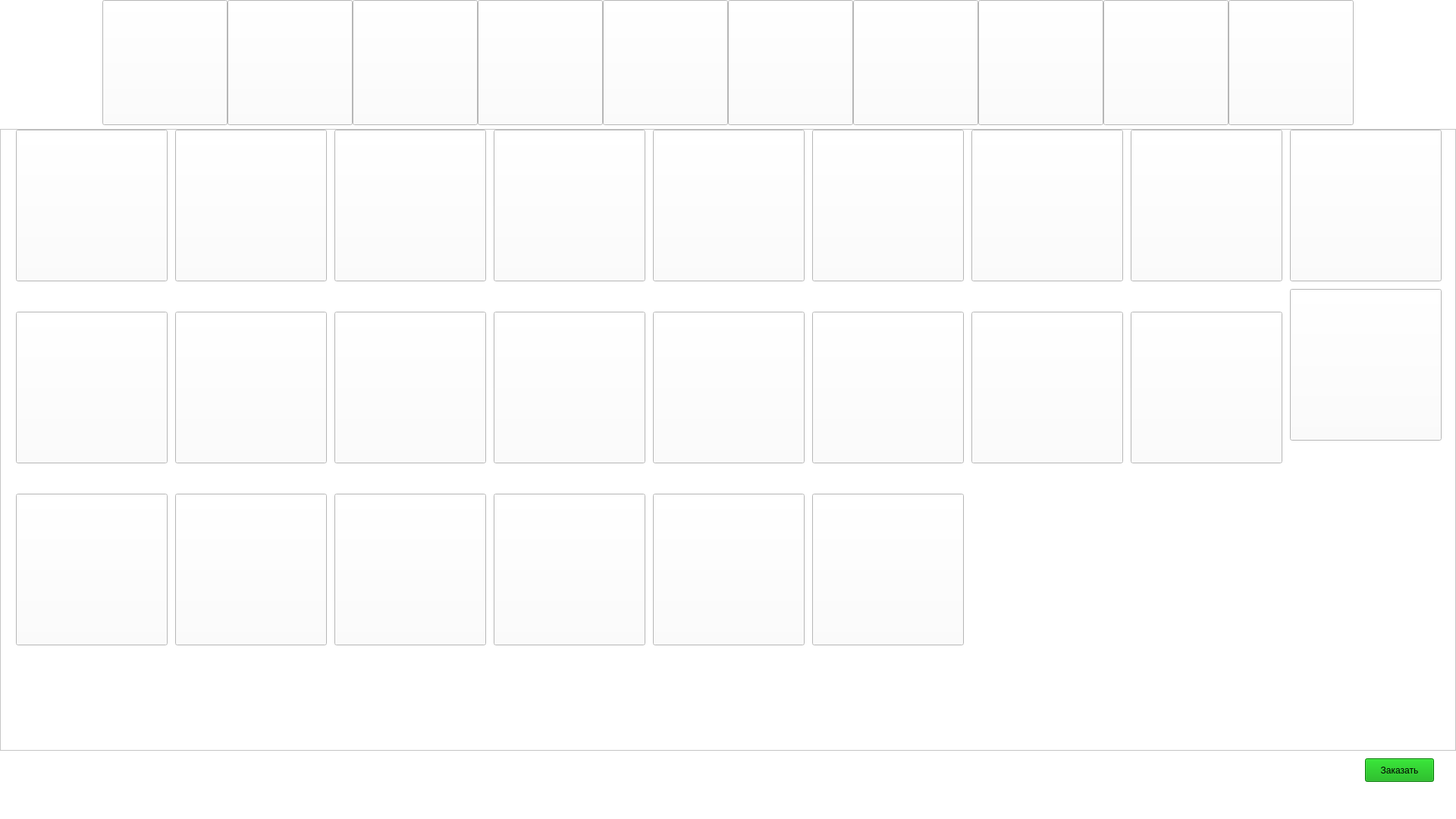
<?xml version="1.0" encoding="UTF-8"?>
<ui version="4.0">
 <class>MainWindow</class>
 <widget class="QMainWindow" name="MainWindow">
  <property name="geometry">
   <rect>
    <x>0</x>
    <y>0</y>
    <width>1920</width>
    <height>1080</height>
   </rect>
  </property>
  <property name="windowTitle">
   <string>MainWindow</string>
  </property>
  <property name="styleSheet">
   <string notr="true">background-color: rgb(255, 255, 255)</string>
  </property>
  <property name="animated">
   <bool>true</bool>
  </property>
  <widget class="QWidget" name="centralwidget">
   <widget class="QPushButton" name="breakfast">
    <property name="geometry">
     <rect>
      <x>135</x>
      <y>0</y>
      <width>165</width>
      <height>165</height>
     </rect>
    </property>
    <property name="text">
     <string/>
    </property>
    <property name="icon">
     <iconset>
      <normaloff>breakfast_300x300 category-panel-left-desktop.jpeg</normaloff>breakfast_300x300 category-panel-left-desktop.jpeg</iconset>
    </property>
    <property name="iconSize">
     <size>
      <width>300</width>
      <height>300</height>
     </size>
    </property>
    <property name="shortcut">
     <string/>
    </property>
    <property name="autoDefault">
     <bool>false</bool>
    </property>
    <property name="default">
     <bool>false</bool>
    </property>
    <property name="flat">
     <bool>false</bool>
    </property>
   </widget>
   <widget class="QPushButton" name="burgers">
    <property name="geometry">
     <rect>
      <x>300</x>
      <y>0</y>
      <width>165</width>
      <height>165</height>
     </rect>
    </property>
    <property name="text">
     <string/>
    </property>
    <property name="icon">
     <iconset>
      <normaloff>burgers_300x300 category-panel-left-desktop.jpeg</normaloff>burgers_300x300 category-panel-left-desktop.jpeg</iconset>
    </property>
    <property name="iconSize">
     <size>
      <width>300</width>
      <height>300</height>
     </size>
    </property>
    <property name="shortcut">
     <string/>
    </property>
    <property name="autoDefault">
     <bool>false</bool>
    </property>
    <property name="default">
     <bool>false</bool>
    </property>
   </widget>
   <widget class="QPushButton" name="ChickenFishSandwiches">
    <property name="geometry">
     <rect>
      <x>465</x>
      <y>0</y>
      <width>165</width>
      <height>165</height>
     </rect>
    </property>
    <property name="text">
     <string/>
    </property>
    <property name="icon">
     <iconset>
      <normaloff>nav_chickenfishsandwiches_160x160 category-panel-left-desktop.jpeg</normaloff>nav_chickenfishsandwiches_160x160 category-panel-left-desktop.jpeg</iconset>
    </property>
    <property name="iconSize">
     <size>
      <width>300</width>
      <height>300</height>
     </size>
    </property>
    <property name="shortcut">
     <string/>
    </property>
    <property name="autoDefault">
     <bool>false</bool>
    </property>
    <property name="default">
     <bool>false</bool>
    </property>
   </widget>
   <widget class="QPushButton" name="McNuggetsAndMeals">
    <property name="geometry">
     <rect>
      <x>630</x>
      <y>0</y>
      <width>165</width>
      <height>165</height>
     </rect>
    </property>
    <property name="text">
     <string/>
    </property>
    <property name="icon">
     <iconset>
      <normaloff>nav_mcnuggetscombo_160x160 category-panel-left-desktop.jpeg</normaloff>nav_mcnuggetscombo_160x160 category-panel-left-desktop.jpeg</iconset>
    </property>
    <property name="iconSize">
     <size>
      <width>300</width>
      <height>300</height>
     </size>
    </property>
    <property name="shortcut">
     <string/>
    </property>
    <property name="autoDefault">
     <bool>false</bool>
    </property>
    <property name="default">
     <bool>false</bool>
    </property>
   </widget>
   <widget class="QPushButton" name="HappyMeal">
    <property name="geometry">
     <rect>
      <x>960</x>
      <y>0</y>
      <width>165</width>
      <height>165</height>
     </rect>
    </property>
    <property name="text">
     <string/>
    </property>
    <property name="icon">
     <iconset>
      <normaloff>nav_happy_meal_160x160 category-panel-left-desktop.jpeg</normaloff>nav_happy_meal_160x160 category-panel-left-desktop.jpeg</iconset>
    </property>
    <property name="iconSize">
     <size>
      <width>300</width>
      <height>300</height>
     </size>
    </property>
    <property name="shortcut">
     <string/>
    </property>
    <property name="autoDefault">
     <bool>false</bool>
    </property>
    <property name="default">
     <bool>false</bool>
    </property>
   </widget>
   <widget class="QPushButton" name="FriesSides">
    <property name="geometry">
     <rect>
      <x>795</x>
      <y>0</y>
      <width>165</width>
      <height>165</height>
     </rect>
    </property>
    <property name="text">
     <string/>
    </property>
    <property name="icon">
     <iconset>
      <normaloff>snacks_sides_300x300 category-panel-left-desktop.jpeg</normaloff>snacks_sides_300x300 category-panel-left-desktop.jpeg</iconset>
    </property>
    <property name="iconSize">
     <size>
      <width>300</width>
      <height>300</height>
     </size>
    </property>
    <property name="shortcut">
     <string/>
    </property>
    <property name="autoDefault">
     <bool>false</bool>
    </property>
    <property name="default">
     <bool>false</bool>
    </property>
   </widget>
   <widget class="QPushButton" name="McCafeCoffees">
    <property name="geometry">
     <rect>
      <x>1125</x>
      <y>0</y>
      <width>165</width>
      <height>165</height>
     </rect>
    </property>
    <property name="text">
     <string/>
    </property>
    <property name="icon">
     <iconset>
      <normaloff>mccafe_300x300 category-panel-left-desktop.jpeg</normaloff>mccafe_300x300 category-panel-left-desktop.jpeg</iconset>
    </property>
    <property name="iconSize">
     <size>
      <width>300</width>
      <height>300</height>
     </size>
    </property>
    <property name="shortcut">
     <string/>
    </property>
    <property name="autoDefault">
     <bool>false</bool>
    </property>
    <property name="default">
     <bool>false</bool>
    </property>
   </widget>
   <widget class="QPushButton" name="McCafeBakery">
    <property name="geometry">
     <rect>
      <x>1290</x>
      <y>0</y>
      <width>165</width>
      <height>165</height>
     </rect>
    </property>
    <property name="text">
     <string/>
    </property>
    <property name="icon">
     <iconset>
      <normaloff>Menu_LeftRail_mcd-160x160 category-panel-left-desktop.jpeg</normaloff>Menu_LeftRail_mcd-160x160 category-panel-left-desktop.jpeg</iconset>
    </property>
    <property name="iconSize">
     <size>
      <width>300</width>
      <height>300</height>
     </size>
    </property>
    <property name="shortcut">
     <string/>
    </property>
    <property name="autoDefault">
     <bool>false</bool>
    </property>
    <property name="default">
     <bool>false</bool>
    </property>
   </widget>
   <widget class="QPushButton" name="SweetsTreats">
    <property name="geometry">
     <rect>
      <x>1455</x>
      <y>0</y>
      <width>165</width>
      <height>165</height>
     </rect>
    </property>
    <property name="text">
     <string/>
    </property>
    <property name="icon">
     <iconset>
      <normaloff>desserts_shakes_300x300 category-panel-left-desktop.jpeg</normaloff>desserts_shakes_300x300 category-panel-left-desktop.jpeg</iconset>
    </property>
    <property name="iconSize">
     <size>
      <width>300</width>
      <height>300</height>
     </size>
    </property>
    <property name="shortcut">
     <string/>
    </property>
    <property name="autoDefault">
     <bool>false</bool>
    </property>
    <property name="default">
     <bool>false</bool>
    </property>
   </widget>
   <widget class="QPushButton" name="beverages">
    <property name="geometry">
     <rect>
      <x>1620</x>
      <y>0</y>
      <width>165</width>
      <height>165</height>
     </rect>
    </property>
    <property name="text">
     <string/>
    </property>
    <property name="icon">
     <iconset>
      <normaloff>drinks_300x300 category-panel-left-desktop.jpeg</normaloff>drinks_300x300 category-panel-left-desktop.jpeg</iconset>
    </property>
    <property name="iconSize">
     <size>
      <width>300</width>
      <height>300</height>
     </size>
    </property>
    <property name="shortcut">
     <string/>
    </property>
    <property name="autoDefault">
     <bool>false</bool>
    </property>
    <property name="default">
     <bool>false</bool>
    </property>
   </widget>
   <widget class="QScrollArea" name="scrollArea">
    <property name="geometry">
     <rect>
      <x>0</x>
      <y>170</y>
      <width>1920</width>
      <height>820</height>
     </rect>
    </property>
    <property name="widgetResizable">
     <bool>true</bool>
    </property>
    <widget class="QWidget" name="scrollAreaWidgetContents">
     <property name="geometry">
      <rect>
       <x>0</x>
       <y>0</y>
       <width>1918</width>
       <height>818</height>
      </rect>
     </property>
     <widget class="QPushButton" name="BaconEggCheeseBiscuit">
      <property name="geometry">
       <rect>
        <x>20</x>
        <y>0</y>
        <width>200</width>
        <height>200</height>
       </rect>
      </property>
      <property name="text">
       <string notr="true"/>
      </property>
      <property name="icon">
       <iconset>
        <normaloff>t-mcdonalds-Bacon-Egg-Cheese-Biscuit-Regular-Size-Biscuit-1 1-4-product-tile-desktop.jpeg</normaloff>t-mcdonalds-Bacon-Egg-Cheese-Biscuit-Regular-Size-Biscuit-1 1-4-product-tile-desktop.jpeg</iconset>
      </property>
      <property name="iconSize">
       <size>
        <width>200</width>
        <height>200</height>
       </size>
      </property>
     </widget>
     <widget class="QPushButton" name="SausageBurrito">
      <property name="geometry">
       <rect>
        <x>860</x>
        <y>240</y>
        <width>200</width>
        <height>200</height>
       </rect>
      </property>
      <property name="text">
       <string notr="true"/>
      </property>
      <property name="icon">
       <iconset>
        <normaloff>t-mcdonalds-Sausage-Burrito-1 1-4-product-tile-desktop.jpeg</normaloff>t-mcdonalds-Sausage-Burrito-1 1-4-product-tile-desktop.jpeg</iconset>
      </property>
      <property name="iconSize">
       <size>
        <width>200</width>
        <height>200</height>
       </size>
      </property>
     </widget>
     <widget class="QPushButton" name="HashBrowns">
      <property name="geometry">
       <rect>
        <x>1070</x>
        <y>240</y>
        <width>200</width>
        <height>200</height>
       </rect>
      </property>
      <property name="text">
       <string notr="true"/>
      </property>
      <property name="icon">
       <iconset>
        <normaloff>t-mcdonalds-HASH-BROWNS-1 1-4-product-tile-desktop.jpeg</normaloff>t-mcdonalds-HASH-BROWNS-1 1-4-product-tile-desktop.jpeg</iconset>
      </property>
      <property name="iconSize">
       <size>
        <width>200</width>
        <height>200</height>
       </size>
      </property>
     </widget>
     <widget class="QPushButton" name="FruitMapleOatmeal">
      <property name="geometry">
       <rect>
        <x>1280</x>
        <y>240</y>
        <width>200</width>
        <height>200</height>
       </rect>
      </property>
      <property name="text">
       <string notr="true"/>
      </property>
      <property name="icon">
       <iconset>
        <normaloff>t-mcdonalds-Fruit-Maple-Oatmeal-1 1-4-product-tile-desktop.jpeg</normaloff>t-mcdonalds-Fruit-Maple-Oatmeal-1 1-4-product-tile-desktop.jpeg</iconset>
      </property>
      <property name="iconSize">
       <size>
        <width>200</width>
        <height>200</height>
       </size>
      </property>
     </widget>
     <widget class="QPushButton" name="EggMcMuffinMeal">
      <property name="geometry">
       <rect>
        <x>1490</x>
        <y>240</y>
        <width>200</width>
        <height>200</height>
       </rect>
      </property>
      <property name="text">
       <string notr="true"/>
      </property>
      <property name="icon">
       <iconset>
        <normaloff>h-mcdonalds-Egg-McMuffin-Extra-Value-Meals 1-4-product-tile-desktop.jpeg</normaloff>h-mcdonalds-Egg-McMuffin-Extra-Value-Meals 1-4-product-tile-desktop.jpeg</iconset>
      </property>
      <property name="iconSize">
       <size>
        <width>200</width>
        <height>200</height>
       </size>
      </property>
     </widget>
     <widget class="QPushButton" name="SausageMcMuffinWithEggMeal">
      <property name="geometry">
       <rect>
        <x>1700</x>
        <y>210</y>
        <width>200</width>
        <height>200</height>
       </rect>
      </property>
      <property name="text">
       <string notr="true"/>
      </property>
      <property name="icon">
       <iconset>
        <normaloff>h-mcdonalds-Sausage-McMuffin-with-Egg-Extra-Value-Meals 1-4-product-tile-desktop.jpeg</normaloff>h-mcdonalds-Sausage-McMuffin-with-Egg-Extra-Value-Meals 1-4-product-tile-desktop.jpeg</iconset>
      </property>
      <property name="iconSize">
       <size>
        <width>200</width>
        <height>200</height>
       </size>
      </property>
     </widget>
     <widget class="QPushButton" name="BigBreakfastWithHotcakes">
      <property name="geometry">
       <rect>
        <x>230</x>
        <y>240</y>
        <width>200</width>
        <height>200</height>
       </rect>
      </property>
      <property name="text">
       <string notr="true"/>
      </property>
      <property name="icon">
       <iconset>
        <normaloff>t-mcdonalds-Big-Breakfast-with-Hotcakes-Regular-Size-Biscuit-1 1-4-product-tile-desktop.jpeg</normaloff>t-mcdonalds-Big-Breakfast-with-Hotcakes-Regular-Size-Biscuit-1 1-4-product-tile-desktop.jpeg</iconset>
      </property>
      <property name="iconSize">
       <size>
        <width>200</width>
        <height>200</height>
       </size>
      </property>
     </widget>
     <widget class="QPushButton" name="BigBreakfast">
      <property name="geometry">
       <rect>
        <x>20</x>
        <y>240</y>
        <width>200</width>
        <height>200</height>
       </rect>
      </property>
      <property name="text">
       <string notr="true"/>
      </property>
      <property name="icon">
       <iconset>
        <normaloff>s-mcdonalds-Big-Breakfast-Regular-Size-Biscuit-1 1-4-product-tile-desktop.jpeg</normaloff>s-mcdonalds-Big-Breakfast-Regular-Size-Biscuit-1 1-4-product-tile-desktop.jpeg</iconset>
      </property>
      <property name="iconSize">
       <size>
        <width>200</width>
        <height>200</height>
       </size>
      </property>
     </widget>
     <widget class="QPushButton" name="SausageMcMuffinWithEgg">
      <property name="geometry">
       <rect>
        <x>650</x>
        <y>0</y>
        <width>200</width>
        <height>200</height>
       </rect>
      </property>
      <property name="text">
       <string notr="true"/>
      </property>
      <property name="icon">
       <iconset>
        <normaloff>t-mcdonalds-Sausage-McMuffin-with-Egg 1-4-product-tile-desktop.jpeg</normaloff>t-mcdonalds-Sausage-McMuffin-with-Egg 1-4-product-tile-desktop.jpeg</iconset>
      </property>
      <property name="iconSize">
       <size>
        <width>200</width>
        <height>200</height>
       </size>
      </property>
     </widget>
     <widget class="QPushButton" name="SausageMcMuffin">
      <property name="geometry">
       <rect>
        <x>440</x>
        <y>0</y>
        <width>200</width>
        <height>200</height>
       </rect>
      </property>
      <property name="text">
       <string notr="true"/>
      </property>
      <property name="icon">
       <iconset>
        <normaloff>t-mcdonalds-Sausage-McMuffin 1-4-product-tile-desktop.jpeg</normaloff>t-mcdonalds-Sausage-McMuffin 1-4-product-tile-desktop.jpeg</iconset>
      </property>
      <property name="iconSize">
       <size>
        <width>200</width>
        <height>200</height>
       </size>
      </property>
     </widget>
     <widget class="QPushButton" name="BaconEggCheeseMcGriddles">
      <property name="geometry">
       <rect>
        <x>1280</x>
        <y>0</y>
        <width>200</width>
        <height>200</height>
       </rect>
      </property>
      <property name="text">
       <string notr="true"/>
      </property>
      <property name="icon">
       <iconset>
        <normaloff>t-mcdonalds-Bacon-Egg-Cheese-McGriddles 1-4-product-tile-desktop.jpeg</normaloff>t-mcdonalds-Bacon-Egg-Cheese-McGriddles 1-4-product-tile-desktop.jpeg</iconset>
      </property>
      <property name="iconSize">
       <size>
        <width>200</width>
        <height>200</height>
       </size>
      </property>
     </widget>
     <widget class="QPushButton" name="SausageBiscuitWithEgg">
      <property name="geometry">
       <rect>
        <x>1070</x>
        <y>0</y>
        <width>200</width>
        <height>200</height>
       </rect>
      </property>
      <property name="text">
       <string notr="true"/>
      </property>
      <property name="icon">
       <iconset>
        <normaloff>t-mcdonalds-Sausage-Biscuit-with-Egg-Regular-Size-Biscuit-1 1-4-product-tile-desktop.jpeg</normaloff>t-mcdonalds-Sausage-Biscuit-with-Egg-Regular-Size-Biscuit-1 1-4-product-tile-desktop.jpeg</iconset>
      </property>
      <property name="iconSize">
       <size>
        <width>200</width>
        <height>200</height>
       </size>
      </property>
     </widget>
     <widget class="QPushButton" name="SausageEggCheeseMcGriddles">
      <property name="geometry">
       <rect>
        <x>1700</x>
        <y>0</y>
        <width>200</width>
        <height>200</height>
       </rect>
      </property>
      <property name="text">
       <string notr="true"/>
      </property>
      <property name="icon">
       <iconset>
        <normaloff>t-mcdonalds-Sausage-Egg-Cheese-McGriddles-1 1-4-product-tile-desktop.jpeg</normaloff>t-mcdonalds-Sausage-Egg-Cheese-McGriddles-1 1-4-product-tile-desktop.jpeg</iconset>
      </property>
      <property name="iconSize">
       <size>
        <width>200</width>
        <height>200</height>
       </size>
      </property>
     </widget>
     <widget class="QPushButton" name="Hotcakes">
      <property name="geometry">
       <rect>
        <x>440</x>
        <y>240</y>
        <width>200</width>
        <height>200</height>
       </rect>
      </property>
      <property name="text">
       <string notr="true"/>
      </property>
      <property name="icon">
       <iconset>
        <normaloff>t-mcdonalds-Hotcakes 1-4-product-tile-desktop.jpeg</normaloff>t-mcdonalds-Hotcakes 1-4-product-tile-desktop.jpeg</iconset>
      </property>
      <property name="iconSize">
       <size>
        <width>200</width>
        <height>200</height>
       </size>
      </property>
     </widget>
     <widget class="QPushButton" name="BaconEggCheeseMcGriddlesMeal">
      <property name="geometry">
       <rect>
        <x>440</x>
        <y>480</y>
        <width>200</width>
        <height>200</height>
       </rect>
      </property>
      <property name="text">
       <string notr="true"/>
      </property>
      <property name="icon">
       <iconset>
        <normaloff>h-mcdonalds-Bacon-Egg-Cheese-McGriddles-Extra-Value-Meals 1-4-product-tile-desktop.jpeg</normaloff>h-mcdonalds-Bacon-Egg-Cheese-McGriddles-Extra-Value-Meals 1-4-product-tile-desktop.jpeg</iconset>
      </property>
      <property name="iconSize">
       <size>
        <width>200</width>
        <height>200</height>
       </size>
      </property>
     </widget>
     <widget class="QPushButton" name="BaconEggCheeseBiscutMeal">
      <property name="geometry">
       <rect>
        <x>230</x>
        <y>480</y>
        <width>200</width>
        <height>200</height>
       </rect>
      </property>
      <property name="text">
       <string notr="true"/>
      </property>
      <property name="icon">
       <iconset>
        <normaloff>h-mcdonalds-Bacon-Egg-Cheese-Biscuit-Extra-Value-Meals 1-4-product-tile-desktop.jpeg</normaloff>h-mcdonalds-Bacon-Egg-Cheese-Biscuit-Extra-Value-Meals 1-4-product-tile-desktop.jpeg</iconset>
      </property>
      <property name="iconSize">
       <size>
        <width>200</width>
        <height>200</height>
       </size>
      </property>
     </widget>
     <widget class="QPushButton" name="SausageBurritoMeal">
      <property name="geometry">
       <rect>
        <x>1070</x>
        <y>480</y>
        <width>200</width>
        <height>200</height>
       </rect>
      </property>
      <property name="text">
       <string notr="true"/>
      </property>
      <property name="icon">
       <iconset>
        <normaloff>h-mcdonalds-Sausage-Burrito-2-Extra-Value-Meals 1-4-product-tile-desktop.jpeg</normaloff>h-mcdonalds-Sausage-Burrito-2-Extra-Value-Meals 1-4-product-tile-desktop.jpeg</iconset>
      </property>
      <property name="iconSize">
       <size>
        <width>200</width>
        <height>200</height>
       </size>
      </property>
     </widget>
     <widget class="QPushButton" name="SausageEggCheeseMcGriddlesMeal">
      <property name="geometry">
       <rect>
        <x>650</x>
        <y>480</y>
        <width>200</width>
        <height>200</height>
       </rect>
      </property>
      <property name="text">
       <string notr="true"/>
      </property>
      <property name="icon">
       <iconset>
        <normaloff>h-mcdonalds-Sausage-Egg-Cheese-McGriddles-Extra-Value-Meals 1-4-product-tile-desktop.jpeg</normaloff>h-mcdonalds-Sausage-Egg-Cheese-McGriddles-Extra-Value-Meals 1-4-product-tile-desktop.jpeg</iconset>
      </property>
      <property name="iconSize">
       <size>
        <width>200</width>
        <height>200</height>
       </size>
      </property>
     </widget>
     <widget class="QPushButton" name="SausageMcGriddlesMeal">
      <property name="geometry">
       <rect>
        <x>860</x>
        <y>480</y>
        <width>200</width>
        <height>200</height>
       </rect>
      </property>
      <property name="text">
       <string notr="true"/>
      </property>
      <property name="icon">
       <iconset>
        <normaloff>h-mcdonalds-Sausage-McGriddles-Extra-Value-Meals 1-4-product-tile-desktop.jpeg</normaloff>h-mcdonalds-Sausage-McGriddles-Extra-Value-Meals 1-4-product-tile-desktop.jpeg</iconset>
      </property>
      <property name="iconSize">
       <size>
        <width>200</width>
        <height>200</height>
       </size>
      </property>
     </widget>
     <widget class="QPushButton" name="HotcakesAndSausage">
      <property name="geometry">
       <rect>
        <x>650</x>
        <y>240</y>
        <width>200</width>
        <height>200</height>
       </rect>
      </property>
      <property name="text">
       <string notr="true"/>
      </property>
      <property name="icon">
       <iconset>
        <normaloff>t-mcdonalds-Hotcakes-and-Sausage 1-4-product-tile-desktop.jpeg</normaloff>t-mcdonalds-Hotcakes-and-Sausage 1-4-product-tile-desktop.jpeg</iconset>
      </property>
      <property name="iconSize">
       <size>
        <width>200</width>
        <height>200</height>
       </size>
      </property>
     </widget>
     <widget class="QPushButton" name="EggMcMuffin">
      <property name="geometry">
       <rect>
        <x>230</x>
        <y>0</y>
        <width>200</width>
        <height>200</height>
       </rect>
      </property>
      <property name="text">
       <string notr="true"/>
      </property>
      <property name="icon">
       <iconset>
        <normaloff>t-mcdonalds-Egg-McMuffin-1 1-4-product-tile-desktop.jpeg</normaloff>t-mcdonalds-Egg-McMuffin-1 1-4-product-tile-desktop.jpeg</iconset>
      </property>
      <property name="iconSize">
       <size>
        <width>200</width>
        <height>200</height>
       </size>
      </property>
     </widget>
     <widget class="QPushButton" name="SausageMcGriddles">
      <property name="geometry">
       <rect>
        <x>1490</x>
        <y>0</y>
        <width>200</width>
        <height>200</height>
       </rect>
      </property>
      <property name="text">
       <string notr="true"/>
      </property>
      <property name="icon">
       <iconset>
        <normaloff>t-mcdonalds-Sausage-McGriddles 1-4-product-tile-desktop.jpeg</normaloff>t-mcdonalds-Sausage-McGriddles 1-4-product-tile-desktop.jpeg</iconset>
      </property>
      <property name="iconSize">
       <size>
        <width>200</width>
        <height>200</height>
       </size>
      </property>
     </widget>
     <widget class="QPushButton" name="SausageBiscuit">
      <property name="geometry">
       <rect>
        <x>860</x>
        <y>0</y>
        <width>200</width>
        <height>200</height>
       </rect>
      </property>
      <property name="text">
       <string notr="true"/>
      </property>
      <property name="icon">
       <iconset>
        <normaloff>t-mcdonalds-Sausage-Biscuit-Regular-Size-Biscuit-1 1-4-product-tile-desktop.jpeg</normaloff>t-mcdonalds-Sausage-Biscuit-Regular-Size-Biscuit-1 1-4-product-tile-desktop.jpeg</iconset>
      </property>
      <property name="iconSize">
       <size>
        <width>200</width>
        <height>200</height>
       </size>
      </property>
     </widget>
     <widget class="QPushButton" name="SausageBiscuitWithEggMeal">
      <property name="geometry">
       <rect>
        <x>20</x>
        <y>480</y>
        <width>200</width>
        <height>200</height>
       </rect>
      </property>
      <property name="text">
       <string notr="true"/>
      </property>
      <property name="icon">
       <iconset>
        <normaloff>h-mcdonalds-Sausage-Biscuit-with-Egg-Extra-Value-Meals 1-4-product-tile-desktop.jpeg</normaloff>h-mcdonalds-Sausage-Biscuit-with-Egg-Extra-Value-Meals 1-4-product-tile-desktop.jpeg</iconset>
      </property>
      <property name="iconSize">
       <size>
        <width>200</width>
        <height>200</height>
       </size>
      </property>
     </widget>
    </widget>
   </widget>
   <widget class="QPushButton" name="buy">
    <property name="geometry">
     <rect>
      <x>1800</x>
      <y>1000</y>
      <width>91</width>
      <height>31</height>
     </rect>
    </property>
    <property name="styleSheet">
     <string notr="true">background-color: rgb(0, 170, 0)</string>
    </property>
    <property name="text">
     <string>Заказать</string>
    </property>
   </widget>
  </widget>
  <widget class="QMenuBar" name="menubar">
   <property name="geometry">
    <rect>
     <x>0</x>
     <y>0</y>
     <width>1920</width>
     <height>21</height>
    </rect>
   </property>
  </widget>
  <widget class="QStatusBar" name="statusbar"/>
 </widget>
 <resources/>
 <connections/>
</ui>
